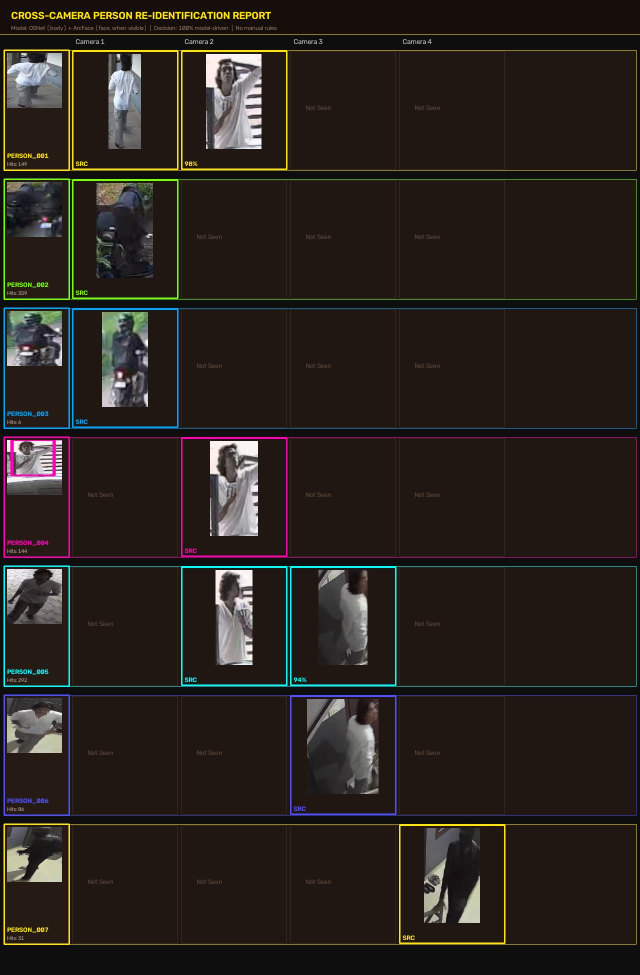
#> input picture cctv_verification_report.jpg, 1280 x 1950 px (shown at 1/2 size)
$ python -i degrade.py   (imports and definitions only)
#> lines starting #> are read from the running program, lines starting #| are printed output that depends on the picture; after the words box and inside, x2 and y2 are one past the last pixel; in counts of white or black regions, pixels touching at a corner belong together
"""
eval/degrade.py
===============
Synthetic image degradation toolkit for SAFEPASS evaluation (Track P1).

Applies controlled degradations to test images so we can measure how
face quality scores and matching accuracy degrade under real-world conditions:
    - Gaussian blur (simulates motion blur / out-of-focus cameras)
    - Downscaling  (simulates long-range CCTV crops)
    - Occlusion    (simulates hats, masks, hands, crowd overlap)

Usage:
    from eval.degrade import apply_blur, apply_downscale, apply_occlusion
    blurred = apply_blur(image, sigma=5.0)
"""

from __future__ import annotations

import random
from typing import Tuple

import cv2
import numpy as np


def apply_blur(image: np.ndarray, sigma: float = 3.0) -> np.ndarray:
    """
    Apply Gaussian blur to simulate motion blur or out-of-focus cameras.

    Parameters
    ----------
    sigma : float
        Standard deviation of the Gaussian kernel.
        Larger values = more blur.  Typical test range: 1.0 – 10.0.
    """
    ksize = int(6 * sigma + 1)
    if ksize % 2 == 0:
        ksize += 1
    return cv2.GaussianBlur(image, (ksize, ksize), sigma)


def apply_downscale(
    image: np.ndarray,
    target_height: int = 20,
) -> np.ndarray:
    """
    Downscale the image to *target_height* pixels and then scale it back
    to the original size.  This simulates the quality loss from distant
    CCTV cameras where a face occupies very few pixels.

    Parameters
    ----------
    target_height : int
        Intermediate height to shrink to (default 20 px).
    """
    h, w = image.shape[:2]
    if h <= target_height:
        return image.copy()

    ratio = target_height / h
    small = cv2.resize(image, (max(int(w * ratio), 1), target_height),
                       interpolation=cv2.INTER_AREA)
    restored = cv2.resize(small, (w, h), interpolation=cv2.INTER_LINEAR)
    return restored


def apply_occlusion(
    image: np.ndarray,
    coverage: float = 0.3,
    position: str = "random",
    color: Tuple[int, int, int] = (0, 0, 0),
) -> np.ndarray:
    """
    Overlay a rectangular patch to simulate occlusion (hat, mask, hand,
    another person's body).

    Parameters
    ----------
    coverage : float
        Fraction of the image area to occlude (0.0 – 1.0).
    position : str
        Where to place the patch.
        'lower'  — lower half (simulates mask / scarf).
        'upper'  — upper half (simulates hat / cap).
        'random' — random position (simulates crowd overlap).
    color : tuple
        BGR colour of the patch.
    """
    out = image.copy()
    h, w = out.shape[:2]
    patch_area = int(h * w * coverage)

    # Roughly square patch
    side = int(patch_area ** 0.5)
    pw = min(side, w)
    ph = min(side, h)

    if position == "lower":
        x1, y1 = (w - pw) // 2, h - ph
    elif position == "upper":
        x1, y1 = (w - pw) // 2, 0
    else:  # random
        x1 = random.randint(0, max(w - pw, 0))
        y1 = random.randint(0, max(h - ph, 0))

    out[y1:y1 + ph, x1:x1 + pw] = color
    return out


def generate_degradation_suite(
    image: np.ndarray,
) -> dict[str, np.ndarray]:
    """
    Generate a standard suite of degraded versions of a single image.
    Returns a dict mapping degradation label → degraded image.
    """
    suite = {
        "original": image.copy(),
        "blur_sigma_2": apply_blur(image, sigma=2.0),
        "blur_sigma_5": apply_blur(image, sigma=5.0),
        "blur_sigma_10": apply_blur(image, sigma=10.0),
        "downscale_40px": apply_downscale(image, target_height=40),
        "downscale_20px": apply_downscale(image, target_height=20),
        "occlusion_20pct_lower": apply_occlusion(image, coverage=0.20, position="lower"),
        "occlusion_40pct_lower": apply_occlusion(image, coverage=0.40, position="lower"),
        "occlusion_30pct_upper": apply_occlusion(image, coverage=0.30, position="upper"),
        "occlusion_50pct_random": apply_occlusion(image, coverage=0.50, position="random"),
    }
    return suite

>>> import cv2
>>> picture = cv2.imread('../cctv_verification_report.jpg')
#> picture is the input picture: shape (1950, 1280, 3); mean B, G, R 29.9, 34.7, 41.1
>>> result = generate_degradation_suite(picture)
#> call 2 of apply_blur, with sigma = 5
#> in apply_blur (call 2), `ksize = int(6 * sigma + 1)`: ksize = 31
#> in apply_blur (call 2), `return cv2.GaussianBlur(image, (ksize, ksize), sigma)`:
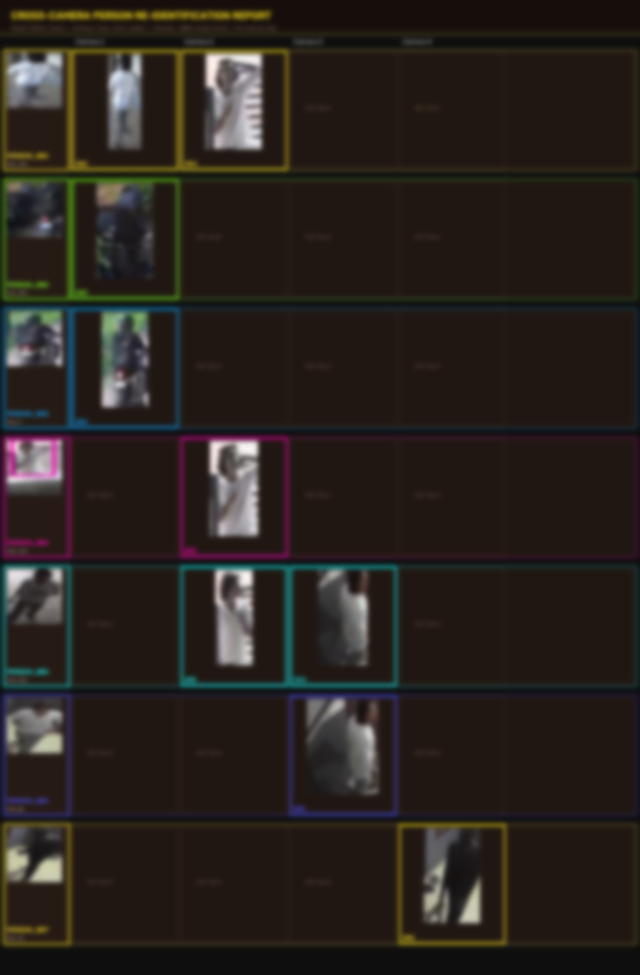
#> returned value: shape (1950, 1280, 3) (shown at 1/2 size); mean of channels 0, 1, 2 29.9, 34.7, 41.1; drawn as B, G, R
#> call 3 of apply_blur, with sigma = 10
#> in apply_blur (call 3), `ksize = int(6 * sigma + 1)`: ksize = 61
#> in apply_blur (call 3), `return cv2.GaussianBlur(image, (ksize, ksize), sigma)`:
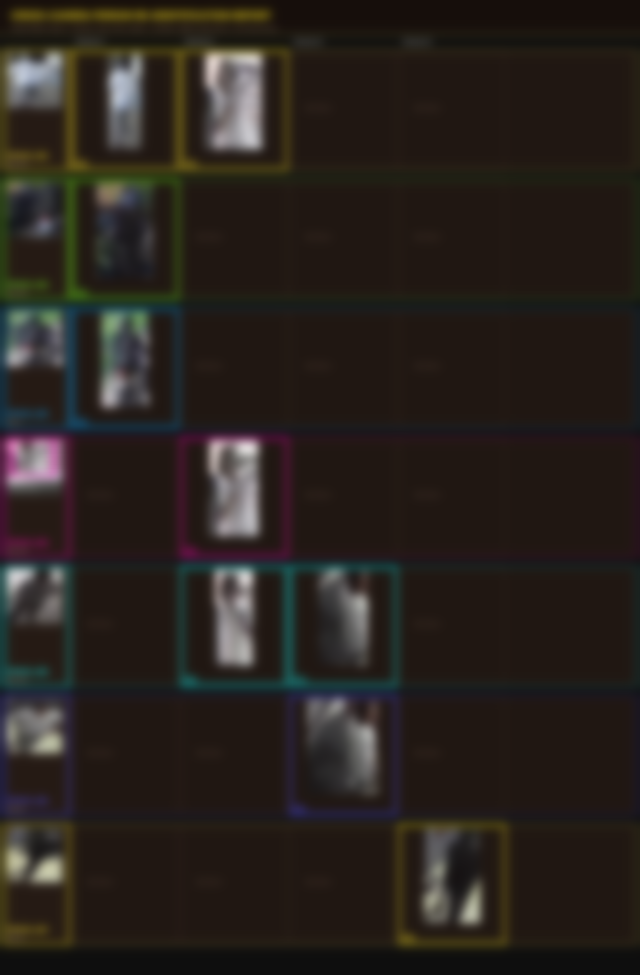
#> returned value: shape (1950, 1280, 3) (shown at 1/2 size); mean of channels 0, 1, 2 29.9, 34.7, 41.1; drawn as B, G, R
#> in apply_downscale, `h, w = image.shape[:2]`: h = 1950; w = 1280
#> in apply_downscale, `ratio = target_height / h`: ratio = 0.0205
#> in apply_downscale, `restored = cv2.resize(small, (w, h), interpolation=cv2.INTER_LINEAR)`:
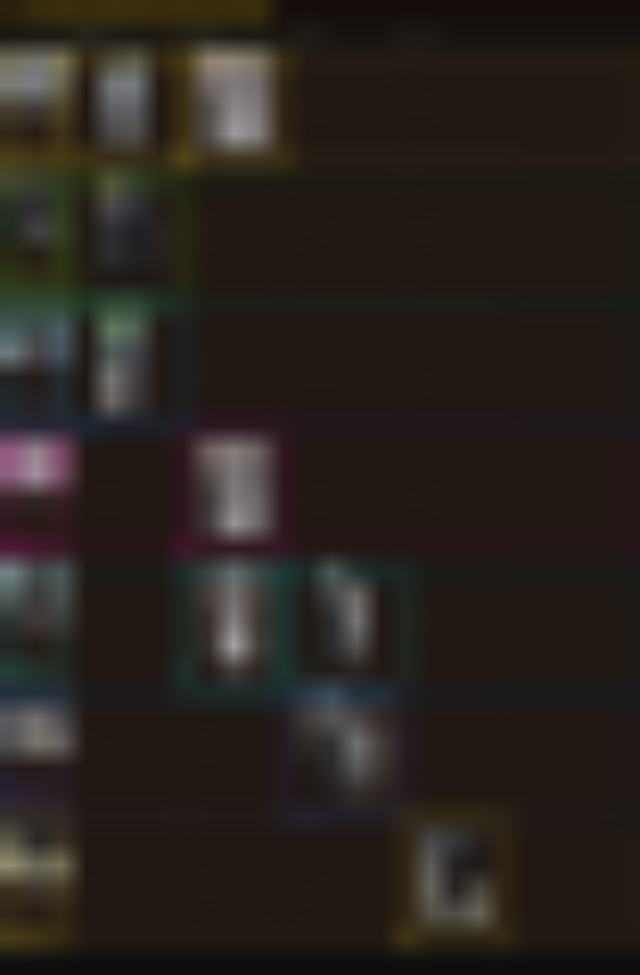
#> restored: shape (1950, 1280, 3) (shown at 1/2 size); mean B, G, R 29.7, 34.6, 41
#> call 2 of apply_downscale, with target_height = 20
#> in apply_downscale (call 2), `ratio = target_height / h`: ratio = 0.0103
#> in apply_downscale (call 2), `restored = cv2.resize(small, (w, h), interpolation=cv2.INTER_LINEAR)`:
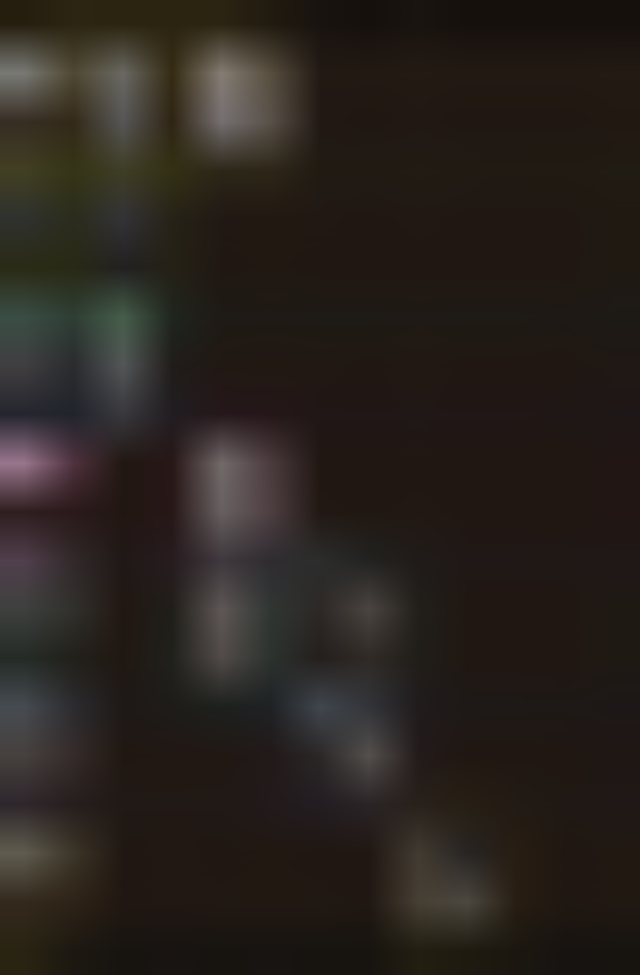
#> restored: shape (1950, 1280, 3) (shown at 1/2 size); mean of channels 0, 1, 2 29.7, 34.6, 41; drawn as B, G, R
#> in apply_occlusion, `out[y1:y1 + ph, x1:x1 + pw] = color`:
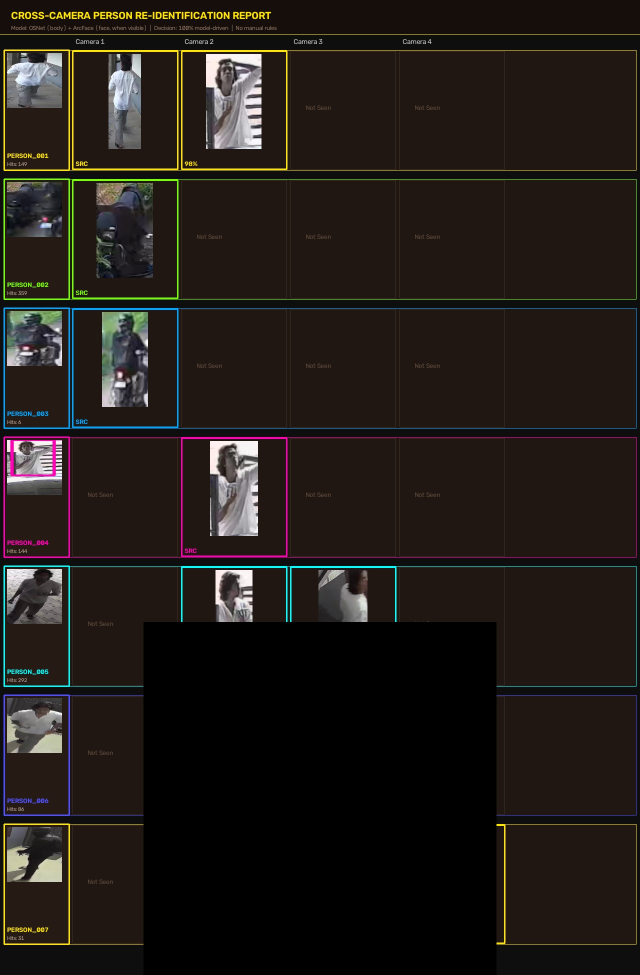
#> out: shape (1950, 1280, 3) (shown at 1/2 size); 19.97% of pixels changed, all inside (x1, y1, x2, y2) = (287, 1244, 993, 1950)
#> call 3 of apply_occlusion, with coverage = 0.3, position = 'upper', color = (0, 0, 0)
#> in apply_occlusion (call 3), `out[y1:y1 + ph, x1:x1 + pw] = color`:
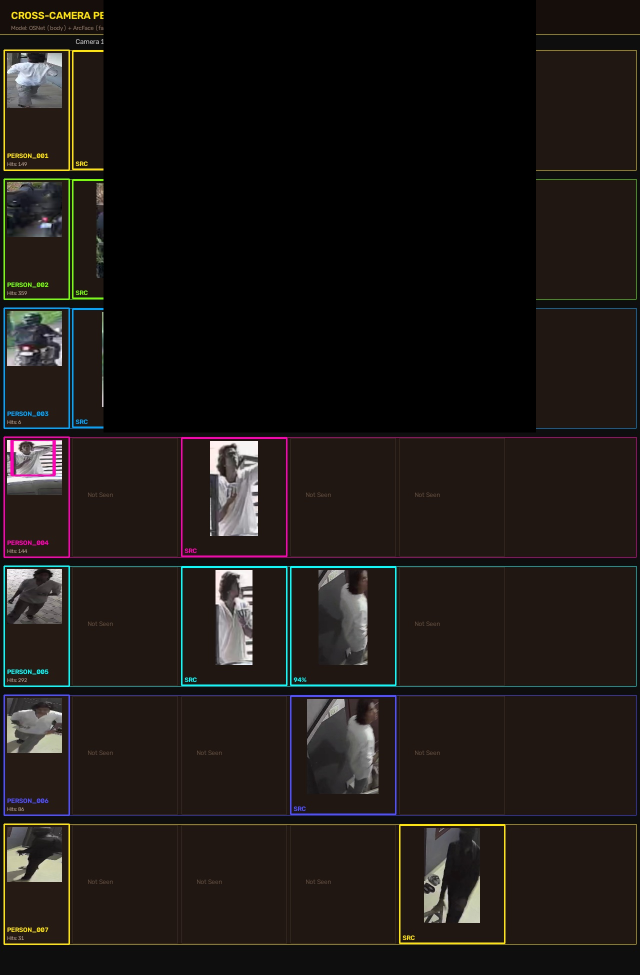
#> out: shape (1950, 1280, 3) (shown at 1/2 size); mean B, G, R 21.6, 24.4, 29
#> call 4 of apply_occlusion, with coverage = 0.5, position = 'random', color = (0, 0, 0)
#> in apply_occlusion (call 4), `out[y1:y1 + ph, x1:x1 + pw] = color`:
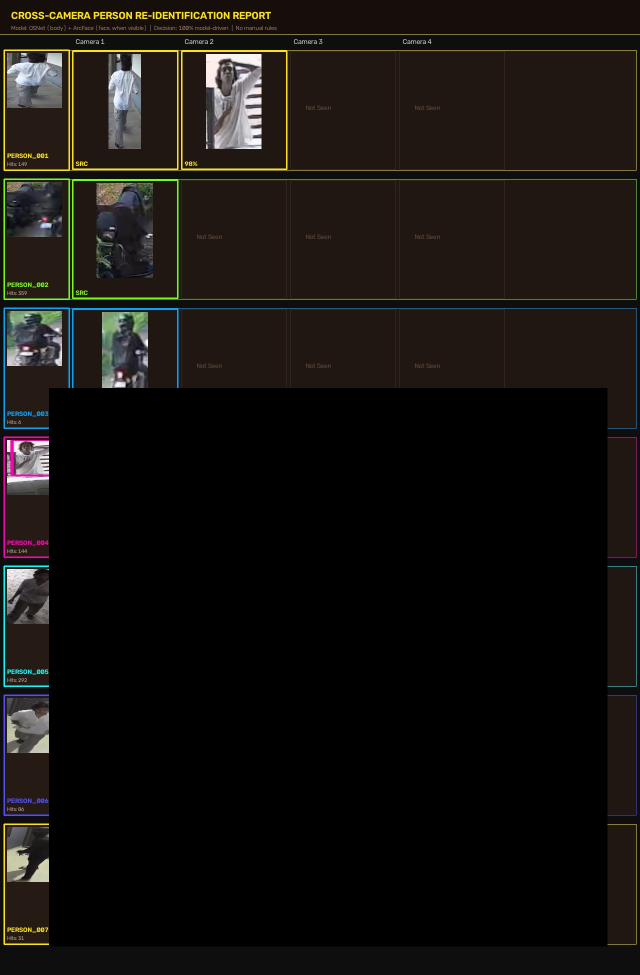
#> out: shape (1950, 1280, 3) (shown at 1/2 size); mean B, G, R 14.9, 18.2, 20.9
#> result = 10 items
